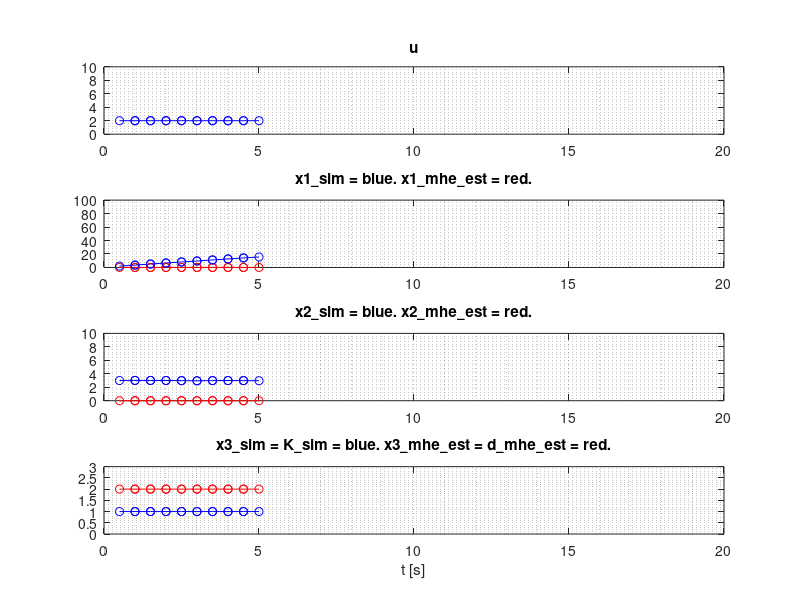

This figure's MATLAB source: (Note: this script raises an error after producing the figure.)
%%%%%%%%%%%%%%%%%%%%%%%%%%%%%%%%%%%%%%%%%%%%
%Finn Aakre Haugen
%15 04 2018
%MHE with model with 2 state variables and 1 disturbance as augmented state:
%dx1_dt = x2 + w1
%dx2/dt = (-x2 + K*u + d)/T + w2
%y = x1 + v
%where d = x3 is to be estimated.
%
%Note 1: Using matrix as optim variable.
%Note 2: Objective and constraints functions for fmincon are defined
%as local functions at the end of this script.
%%%%%%%%%%%%%%%%%%%%%%%%%%%%%%%%%%%%%%%%%%%%
disp('-------------------------------');
disp('Moving Horizon Estimator for:')
disp('dx1_dt=x2; dx2/dt=(-x2+K*u)/T;');
disp('x1, x2, x3 = d are estimated.');
disp('y=x1 is measured.');
disp('');
%-------------------------------------------
close all
clear all
format compact
commandwindow
%-------------------------------------------
%Model params:
K = 1; %Gain
T = 2;%s Time constant
n = 3;%Number of state variables
model_params.K = K;
model_params.T = T;%model_params is struct. K is field.
cov_process_disturb_w1 = .001;
cov_process_disturb_w2 = .001;
cov_process_disturb_w3 = .001;
cov_process_disturb_w = ...
    diag([cov_process_disturb_w1,cov_process_disturb_w2,...
    cov_process_disturb_w3]);
cov_meas_noise_v1 = .01;
cov_meas_noise_v = diag([cov_meas_noise_v1]);
%--------------------------
%Time settings:
Ts = 0.5;%s
t_start = 0;%s
t_stop = 20;%s
t_array = [t_start:Ts:(t_stop-Ts)];%Array for storage
N = length(t_array);
t_mhe = 5
N_mhe = floor(t_mhe/Ts)
number_optim_vars = n*N_mhe

%-----------------------------------
%Preallocation of arrays for storage:

u_sim_array = t_array*0;
x1_sim_array = t_array*0;
x2_sim_array = t_array*0;
x3_sim_array = t_array*0;
y1_sim_array = t_array*0;
x1_est_optim_plot_array = t_array*0;
x2_est_optim_plot_array = t_array*0;
x3_est_optim_plot_array = t_array*0;

%-----------------------------------
%Sim initialization:

x1_sim_init = 2;
x2_sim_init = 3;
x1_sim_k = x1_sim_init;
x2_sim_k = x2_sim_init;

%-----------------------------------
%MHE initialization:

mhe_array = zeros(1,N_mhe);

x1_est_init_guess = 0;
x2_est_init_guess = 0;
x3_est_init_guess = 2;
x1_est_optim_array = zeros(1,N_mhe) + x1_est_init_guess;
x2_est_optim_array = zeros(1,N_mhe) + x2_est_init_guess;
x3_est_optim_array = zeros(1,N_mhe) + x3_est_init_guess;

x_est_guess_matrix = ...
    [x1_est_optim_array;x2_est_optim_array;x3_est_optim_array];

u_mhe_array = mhe_array*0;
y1_meas_mhe_array = mhe_array*0;

%-----------------------------------
%Figure size etc.:

fig_posleft=8;fig_posbottom=2;fig_width=24;fig_height=18;
fig_pos_size_1=[fig_posleft,fig_posbottom,fig_width,fig_height];

h = figure(1);
set(gcf,'Units','centimeters','Position',fig_pos_size_1);
figtext='Moving Horizon Estimator';
set(gcf,'Name',figtext,'NumberTitle','on')
%-----------------------------------
%Sim loop:

for k = 1:N
    t_k = k*Ts;
    %-----------------------------
    %Process simulator:
    if t_k < 2 
        u_k = 2;
        d_k = 1;
    end
    if t_k >= 2 %Change of u
        u_k = 2;
    end
    if t_k >= 8 %Change of d
        d_k = 1;
    end
    if t_k >= 10 %Change of u
        u_k = 6;
    end
    if t_k >= 15 %Change of d
        d_k = 2;
    end
    %Derivatives:
    dx1_sim_dt_k = x2_sim_k;
    dx2_sim_dt_k = (-x2_sim_k + K*u_k + d_k)/T;
    f1_sim_k = x1_sim_k + Ts*dx1_sim_dt_k;
    f2_sim_k = x2_sim_k + Ts*dx2_sim_dt_k;
    
    %Integration and adding disturbance:
    w1_sim_k = sqrt(cov_process_disturb_w1)*randn;
    w2_sim_k = sqrt(cov_process_disturb_w2)*randn;
    x1_sim_kp1 = f1_sim_k + w1_sim_k;
    x2_sim_kp1 = f2_sim_k + w2_sim_k;
    
    %Calculating output and adding meas noise:
    v1_sim_k = sqrt(cov_meas_noise_v1)*randn;
    y1_sim_k = x1_sim_k + v1_sim_k;
    
    %Storage:
    t_array(k) = t_k;
    u_sim_array(k) = u_k;
    x1_sim_array(k) = x1_sim_k;
    x2_sim_array(k) = x2_sim_k;
    x3_sim_array(k) = d_k;
    y1_sim_array(k) = y1_sim_k;    
    
    %Preparing for time shift:
    x1_sim_k = x1_sim_kp1;
    x2_sim_k = x2_sim_kp1;

    %Updating u and y for use in MHE:
    u_mhe_array = [u_mhe_array(2:N_mhe),u_k];
    y1_meas_mhe_array = [y1_meas_mhe_array(2:N_mhe),y1_sim_k];
    y_meas_mhe_array = [y1_meas_mhe_array];
    %--------------------------------------------------------------------
    if k > N_mhe

    Q = cov_process_disturb_w;
    R = cov_meas_noise_v;
    covars.Q = Q;
    covars.R = R;

    %Matrices defining linear constraints for use in fmincon:
    A_ineq = []; B_ineq = []; A_eq = []; B_eq = [];

    %fmincon initialization:
    x1_est_init_error = 0;
    x2_est_init_error = 0;
    x3_est_init_error = 0;
    x_est_init_error=[x1_est_init_error;x2_est_init_error;x3_est_init_error];

    %Guessed optim states:
    %Guessed present state (x_k) is needed to calculate optimal present meas
    %(y_k). Model is used in prediction:
    x1_km1 = x1_est_optim_array(N_mhe);
    x2_km1 = x2_est_optim_array(N_mhe);
    x3_km1 = x3_est_optim_array(N_mhe);

    dx1_dt_km1 = x2_km1;
    dx2_dt_km1 = (-x2_km1 + K*u_k + x3_km1)/T;
    dx3_dt_km1 = 0;
    
    x1_pred_k = x1_km1 + Ts*dx1_dt_km1;
    x2_pred_k = x2_km1 + Ts*dx2_dt_km1;
    x3_pred_k = x3_km1 + Ts*dx3_dt_km1;
    
    %Now, guessed optimal states are:
    x1_est_guess_array = ...
        [x1_est_optim_array(2:N_mhe),x1_pred_k];
    x2_est_guess_array = ...
        [x2_est_optim_array(2:N_mhe),x2_pred_k];
    x3_est_guess_array = ...
        [x3_est_optim_array(2:N_mhe),x3_pred_k];
    x_est_guess_matrix = ...
        [x1_est_guess_array;x2_est_guess_array;x3_est_guess_array];

    %Lower and upper limits of optim variables:
    x1_est_max = 100;
    x2_est_max = 10;
    x3_est_max = 10;
    x1_est_max_array = zeros(1,N_mhe) + x1_est_max;
    x2_est_max_array = zeros(1,N_mhe) + x2_est_max;
    x3_est_max_array = zeros(1,N_mhe) + x3_est_max;

    x1_est_min = -100;
    x2_est_min = -10;
    x3_est_min = -10;
    x1_est_min_array = zeros(1,N_mhe) + x1_est_min;
    x2_est_min_array = zeros(1,N_mhe) + x2_est_min;
    x3_est_min_array = zeros(1,N_mhe) + x3_est_min;

    x_est_ub_matrix = [x1_est_max_array;x2_est_max_array;x3_est_max_array];
    x_est_lb_matrix = [x1_est_min_array;x2_est_min_array;x3_est_min_array];

    %Creating function handles:
    fun_objective_handle = ...
        @(x_est_matrix) fun_objective_mhe(x_est_matrix,...
        y_meas_mhe_array,u_mhe_array,model_params,covars,x_est_init_error,n,N_mhe,Ts);
    fun_constraints_handle = ...
        @(x_est_matrix) fun_constraints_mhe(x_est_matrix,...
        y_meas_mhe_array,u_mhe_array,model_params,covars,x_est_init_error,n,N_mhe,Ts);

    %Calculating MHE estimate using fmincon:
    %fmincon_options = optimoptions(@fmincon);
    fmincon_options = optimoptions(@fmincon,'display','none');
%     fmincon_options = optimoptions(@fmincon,'algorithm','sqp','display','none');

    [x_est_optim_matrix,fval,exitflag,output,lambda,grad,hessian] = ...
    fmincon(fun_objective_handle,x_est_guess_matrix,A_ineq,...
        B_ineq,A_eq,B_eq,x_est_lb_matrix,x_est_ub_matrix,...
        fun_constraints_handle,fmincon_options);

    x1_est_optim_array = x_est_optim_matrix(1,:);
    x2_est_optim_array = x_est_optim_matrix(2,:);
    x3_est_optim_array = x_est_optim_matrix(3,:);

    % fval

    end %if
    x1_est_optim_plot_array(k) = x1_est_optim_array(end);
    x2_est_optim_plot_array(k) = x2_est_optim_array(end);
    x3_est_optim_plot_array(k) = x3_est_optim_array(end);
    
    %Continuous plotting:
    x_lim_array=[t_start,t_stop];
    if (k>1 & k<N)
        if k < N_mhe
            pause(1);
        else
            pause(0);
        end

        subplot(4,1,1)
        plot([t_array(k-1),t_array(k)],...
            [u_sim_array(k-1),u_sim_array(k)],'b-o');
        if k==2
            hold on
            grid minor
            xlim(x_lim_array);
            ylim([0 10]);
            title('u')
            %ylabel('[m]')
            %xlabel('t [s]')
        end

        subplot(4,1,2)
        plot([t_array(k-1),t_array(k)],...
            [x1_est_optim_plot_array(k-1),x1_est_optim_plot_array(k)],'r-o',...
            [t_array(k-1),t_array(k)],...
            [x1_sim_array(k-1),x1_sim_array(k)],'b-o');
        if k==2
            hold on
            grid minor
            xlim(x_lim_array);
            ylim([0 100]);
            title('x1\_sim = blue. x1\_mhe\_est = red.')
            %ylabel('[m]')
            %xlabel('t [s]')
        end

        subplot(4,1,3)
        plot([t_array(k-1),t_array(k)],...
            [x2_est_optim_plot_array(k-1),x2_est_optim_plot_array(k)],'r-o',...
            [t_array(k-1),t_array(k)],...
            [x2_sim_array(k-1),x2_sim_array(k)],'b-o');
        if k==2
            hold on
            grid minor
            xlim(x_lim_array);
            ylim([0 10]);
            title('x2\_sim = blue. x2\_mhe\_est = red.')
            %ylabel('[m]')
            %xlabel('t [s]')
        end

        subplot(4,1,4)
        plot([t_array(k-1),t_array(k)],...
            [x3_est_optim_plot_array(k-1),x3_est_optim_plot_array(k)],'r-o',...
            [t_array(k-1),t_array(k)],...
            [x3_sim_array(k-1),x3_sim_array(k)],'b-o');
        if k==2
            hold on
            grid minor
            xlim(x_lim_array);
            ylim([0 3]);
            title('x3\_sim = K\_sim = blue. x3\_mhe\_est = d\_mhe\_est = red.')
            %ylabel('[m]')
            xlabel('t [s]')
        end
    end %if (k>1 & k<N)
end %sim loop

%----------------------------------------------------
%Printing figure as pdf file:

saveas(h,'example_mhe','pdf')

%----------------------------------------------------
%Defining local functions:
%----------------------------------------------------

function f = fun_objective_mhe(x_est_matrix,...
    y_meas_mhe_array,u_mhe_array,model_params,covars,x_est_init_error,n,N_mhe,Ts)

K = model_params.K;
T = model_params.T;

Q = covars.Q;
R = covars.R;

J_km1 = 0;

y1_meas_mhe_array = y_meas_mhe_array(1,:);

for k = 1:N_mhe
    u_k = u_mhe_array(1,k);
    x_k = x_est_matrix(:,k);
    x1_k = x_k(1);
    x2_k = x_k(2);
    x3_k = x_k(3);
    h1_k = x1_k;
    y1_meas_k = y1_meas_mhe_array(1,k);
    v1_k = y1_meas_k - h1_k;
    v_k = [v1_k];

    if k <= N_mhe-1
        x_kp1 = x_est_matrix(:,k+1);
        x1_kp1 = x_kp1(1);
        x2_kp1 = x_kp1(2);
        x3_kp1 = x_kp1(3);
        
        dx1_dt_k = x2_k;
        dx2_dt_k = (-x2_k + K*u_k + x3_k)/T;
        dx3_dt_k = 0;
        f1_k = x1_k + Ts*dx1_dt_k;
        f2_k = x2_k + Ts*dx2_dt_k;
        f3_k = x3_k + Ts*dx3_dt_k;
        w1_k = x1_kp1 - f1_k;
        w2_k = x2_kp1 - f2_k;
        w3_k = x3_kp1 - f3_k;
        w_k = [w1_k,w2_k,w3_k]';
    end
        
    dJ_k = w_k'*inv(Q)*w_k + v_k'*inv(R)*v_k;
    J_k = J_km1 + dJ_k;

    %Time shift:
    J_km1 = J_k;
end %for k=1:N_mhe
f = J_k;
end

%------------------------------------------------
function [cineq,ceq]=fun_constraints_mhe(x_est_matrix,...
    y_meas_mhe_array,u_mhe_array,model_params,covars,x_est_init_error,n,N,Ts)
cineq = [];   % Compute nonlinear inequalities. Calculated below.
ceq = [];   % Compute nonlinear equalities.
end
%------------------------------------------------
